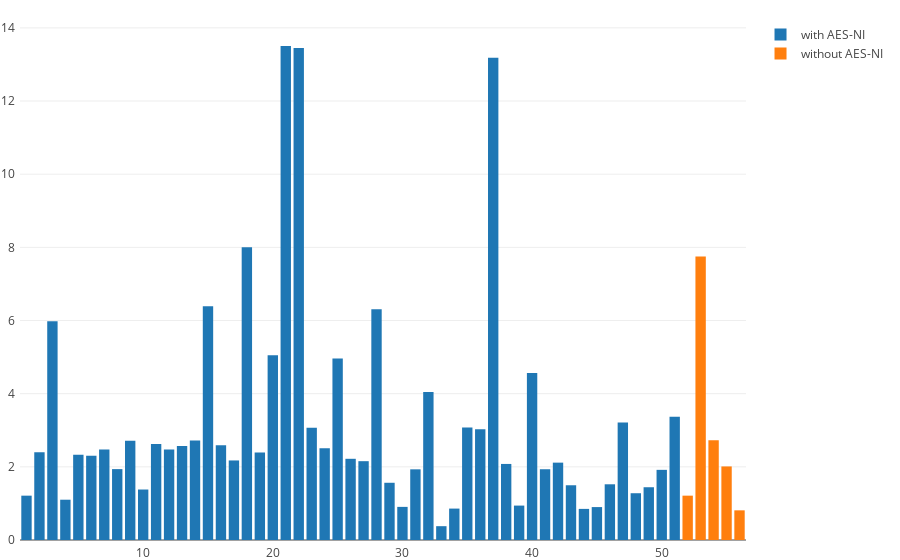

This figure's notebook cell:
### Code cell
# tmp = pd.Series(aes / last_worker)
tmp = aes / last_worker
aes_ni = np.delete(tmp, [24, 25, 47, 50, 22, 31, 39, 40, 49], 0)
n_aes_ni = np.delete(tmp, [1, 2, 3, 4, 5, 6, 7, 8, 9, 10, 11, 12, 13, 14, 15, 16, 17, 18, 19, 20, 21, 23, 26, 27, 28, 29, 30, 32, 33, 34, 35, 36, 37, 38, 41, 42, 43, 44, 45, 46, 48, 51, 52, 53, 54, 55, 56, 57, 58, 59, 60, 61, 62, 63, 64, 22, 31, 39, 40, 49], 0)
data = [Bar(
            x=list(range(1, len(aes_ni))),
            y=aes_ni,
    name = 'with AES-NI',
        ),
       Bar(
            x=list(range(len(aes_ni), len(aes_ni)+len(n_aes_ni))),
            y=n_aes_ni,
           name = 'without AES-NI',
       )]

layout = Layout(
    margin=Margin(
        l=20,
        r=20,
        b=20,
        t=20,
        pad=4
    )
)

fig = Figure(data=data, layout=layout)

iplot(fig, image='svg')

### Figure 1 — Plotly figure (JSON) as saved in the notebook; plotly's stock layout.template omitted (floating-point values rounded to 4 significant figures)
{"data": [{"name": "with AES-NI", "type": "bar", "x": [1, 2, 3, 4, 5, 6, 7, 8, 9, 10, 11, 12, 13, 14, 15, 16, 17, 18, 19, 20, 21, 22, 23, 24, 25, 26, 27, 28, 29, 30, 31, 32, 33, 34, 35, 36, 37, 38, 39, 40, 41, 42, 43, 44, 45, 46, 47, 48, 49, 50, 51], "y": [1.212, 2.402, 5.978, 1.101, 2.329, 2.303, 2.474, 1.938, 2.713, 1.38, 2.623, 2.474, 2.572, 2.718, 6.391, 2.588, 2.174, 8.005, 2.394, 5.048, 13.5, 13.45, 3.071, 2.509, 4.964, 2.22, 2.155, 6.31, 1.564, 0.9053, 1.932, 4.043, 0.3777, 0.8586, 3.078, 3.026, 13.18, 2.079, 0.9405, 4.567, 1.934, 2.115, 1.496, 0.8506, 0.8999, 1.523, 3.213, 1.278, 1.442, 1.918, 3.372, 3.092]}, {"name": "without AES-NI", "type": "bar", "x": [52, 53, 54, 55, 56], "y": [1.212, 7.752, 2.727, 2.011, 0.8107]}], "layout": {"margin": {"b": 20, "l": 20, "pad": 4, "r": 20, "t": 20}}}
